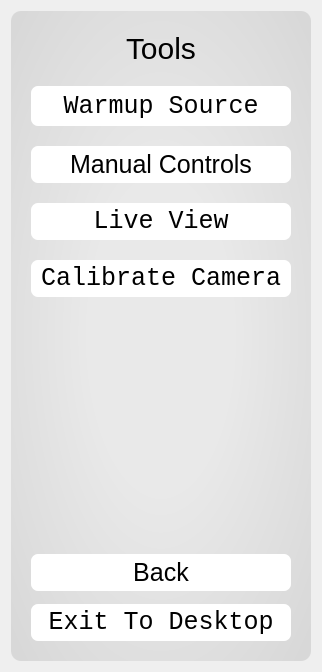
<?xml version="1.0" encoding="UTF-8"?>
<ui version="4.0">
 <class>MainScreenMenu</class>
 <widget class="QWidget" name="MainScreenMenu">
  <property name="geometry">
   <rect>
    <x>0</x>
    <y>0</y>
    <width>319</width>
    <height>668</height>
   </rect>
  </property>
  <property name="windowTitle">
   <string>Form</string>
  </property>
  <property name="styleSheet">
   <string notr="true">#widget_menu{
background-color: qradialgradient(spread:pad,cx: 0.5, cy: 0.5, radius: 2.3, fx: 0.5, fy: 0.5, stop:0.1 rgba(230, 230, 230, 150), stop:0.3 rgba(200,200,200, 150), stop:0.35 rgba(230,230,230, 150));
border-radius:10px;
}
QStackedWidget{
background-color: transparent;
}
QLabel{
font-family:&quot;Consolas&quot;;
font-size:30px;
}
QPushButton{
background-color: #ffffff;
border-style: outset;
border-width: 0px;
border-radius: 7px;
padding: 4px;
font-size:25px;
font-family:&quot;Consolas&quot;;
}
QPushButton:hover{
background-color: #dddddd;
}
QPushButton:pressed{
background-color: qradialgradient(spread:pad,cx: 0.5, cy: 0.5, radius: 2, fx: 0.5, fy: 0.5, stop:0.1 rgba(193, 222, 245, 255), stop:0.4 rgba(107, 148, 181, 255), stop:0.45 rgba(193, 222, 245, 255));
}
QPushButton:checked{
background-color: qradialgradient(spread:pad,cx: 0.5, cy: 0.5, radius: 2, fx: 0.5, fy: 0.5, stop:0.1 rgba(193, 222, 245, 255), stop:0.4 rgba(107, 148, 181, 255), stop:0.45 rgba(193, 222, 245, 255));
}</string>
  </property>
  <layout class="QVBoxLayout" name="verticalLayout_3">
   <item>
    <widget class="QWidget" name="widget_menu" native="true">
     <property name="minimumSize">
      <size>
       <width>0</width>
       <height>650</height>
      </size>
     </property>
     <property name="maximumSize">
      <size>
       <width>16777215</width>
       <height>650</height>
      </size>
     </property>
     <layout class="QVBoxLayout" name="verticalLayout_6">
      <property name="spacing">
       <number>0</number>
      </property>
      <property name="leftMargin">
       <number>0</number>
      </property>
      <property name="topMargin">
       <number>0</number>
      </property>
      <property name="rightMargin">
       <number>0</number>
      </property>
      <property name="bottomMargin">
       <number>0</number>
      </property>
      <item>
       <widget class="QStackedWidget" name="stackedWidget_menu">
        <property name="minimumSize">
         <size>
          <width>300</width>
          <height>600</height>
         </size>
        </property>
        <property name="maximumSize">
         <size>
          <width>300</width>
          <height>600</height>
         </size>
        </property>
        <property name="styleSheet">
         <string notr="true"/>
        </property>
        <property name="currentIndex">
         <number>3</number>
        </property>
        <widget class="QWidget" name="page_login">
         <layout class="QVBoxLayout" name="verticalLayout_2">
          <property name="spacing">
           <number>20</number>
          </property>
          <property name="leftMargin">
           <number>20</number>
          </property>
          <property name="topMargin">
           <number>20</number>
          </property>
          <property name="rightMargin">
           <number>20</number>
          </property>
          <property name="bottomMargin">
           <number>20</number>
          </property>
          <item>
           <widget class="QLabel" name="label_login">
            <property name="styleSheet">
             <string notr="true">background-color:rgba(0,0,0,0);</string>
            </property>
            <property name="text">
             <string>Login</string>
            </property>
            <property name="alignment">
             <set>Qt::AlignCenter</set>
            </property>
           </widget>
          </item>
          <item>
           <widget class="QPushButton" name="pushButton_login">
            <property name="font">
             <font>
              <family>Consolas</family>
              <pointsize>-1</pointsize>
             </font>
            </property>
            <property name="focusPolicy">
             <enum>Qt::NoFocus</enum>
            </property>
            <property name="text">
             <string>Select User</string>
            </property>
            <property name="flat">
             <bool>false</bool>
            </property>
           </widget>
          </item>
          <item>
           <spacer name="verticalSpacer_5">
            <property name="orientation">
             <enum>Qt::Vertical</enum>
            </property>
            <property name="sizeHint" stdset="0">
             <size>
              <width>20</width>
              <height>387</height>
             </size>
            </property>
           </spacer>
          </item>
          <item>
           <widget class="QPushButton" name="pushButton_login_back">
            <property name="font">
             <font>
              <family>Consolas</family>
              <pointsize>-1</pointsize>
             </font>
            </property>
            <property name="focusPolicy">
             <enum>Qt::NoFocus</enum>
            </property>
            <property name="text">
             <string>Back</string>
            </property>
           </widget>
          </item>
         </layout>
        </widget>
        <widget class="QWidget" name="page_main_menu">
         <layout class="QVBoxLayout" name="verticalLayout_4">
          <property name="spacing">
           <number>20</number>
          </property>
          <property name="leftMargin">
           <number>20</number>
          </property>
          <property name="topMargin">
           <number>20</number>
          </property>
          <property name="rightMargin">
           <number>20</number>
          </property>
          <property name="bottomMargin">
           <number>20</number>
          </property>
          <item>
           <widget class="QLabel" name="label_main">
            <property name="sizePolicy">
             <sizepolicy hsizetype="Minimum" vsizetype="Maximum">
              <horstretch>0</horstretch>
              <verstretch>0</verstretch>
             </sizepolicy>
            </property>
            <property name="text">
             <string>Main</string>
            </property>
            <property name="alignment">
             <set>Qt::AlignCenter</set>
            </property>
           </widget>
          </item>
          <item>
           <widget class="QPushButton" name="pushButton_recipe_menu">
            <property name="sizePolicy">
             <sizepolicy hsizetype="Minimum" vsizetype="Minimum">
              <horstretch>0</horstretch>
              <verstretch>0</verstretch>
             </sizepolicy>
            </property>
            <property name="minimumSize">
             <size>
              <width>0</width>
              <height>40</height>
             </size>
            </property>
            <property name="font">
             <font>
              <family>Consolas</family>
              <pointsize>-1</pointsize>
             </font>
            </property>
            <property name="focusPolicy">
             <enum>Qt::NoFocus</enum>
            </property>
            <property name="text">
             <string>Recipes</string>
            </property>
            <property name="flat">
             <bool>false</bool>
            </property>
           </widget>
          </item>
          <item>
           <widget class="QPushButton" name="pushButton_tools">
            <property name="minimumSize">
             <size>
              <width>0</width>
              <height>40</height>
             </size>
            </property>
            <property name="font">
             <font>
              <family>Consolas</family>
              <pointsize>-1</pointsize>
             </font>
            </property>
            <property name="focusPolicy">
             <enum>Qt::NoFocus</enum>
            </property>
            <property name="text">
             <string>Tools</string>
            </property>
           </widget>
          </item>
          <item>
           <widget class="QPushButton" name="pushButton_settings">
            <property name="text">
             <string>Settings</string>
            </property>
           </widget>
          </item>
          <item>
           <spacer name="verticalSpacer">
            <property name="orientation">
             <enum>Qt::Vertical</enum>
            </property>
            <property name="sizeHint" stdset="0">
             <size>
              <width>20</width>
              <height>40</height>
             </size>
            </property>
           </spacer>
          </item>
          <item>
           <widget class="QPushButton" name="pushButton_logout">
            <property name="font">
             <font>
              <family>Consolas</family>
              <pointsize>-1</pointsize>
             </font>
            </property>
            <property name="focusPolicy">
             <enum>Qt::NoFocus</enum>
            </property>
            <property name="text">
             <string>Logout</string>
            </property>
           </widget>
          </item>
         </layout>
        </widget>
        <widget class="QWidget" name="page_recipes">
         <layout class="QVBoxLayout" name="verticalLayout_5">
          <property name="spacing">
           <number>20</number>
          </property>
          <property name="leftMargin">
           <number>20</number>
          </property>
          <property name="topMargin">
           <number>20</number>
          </property>
          <property name="rightMargin">
           <number>20</number>
          </property>
          <property name="bottomMargin">
           <number>20</number>
          </property>
          <item>
           <widget class="QLabel" name="label_recipe">
            <property name="sizePolicy">
             <sizepolicy hsizetype="Minimum" vsizetype="Maximum">
              <horstretch>0</horstretch>
              <verstretch>0</verstretch>
             </sizepolicy>
            </property>
            <property name="text">
             <string>Recipes</string>
            </property>
            <property name="alignment">
             <set>Qt::AlignCenter</set>
            </property>
           </widget>
          </item>
          <item>
           <widget class="QPushButton" name="pushButton_add_recipe">
            <property name="enabled">
             <bool>false</bool>
            </property>
            <property name="minimumSize">
             <size>
              <width>0</width>
              <height>40</height>
             </size>
            </property>
            <property name="font">
             <font>
              <family>Consolas</family>
              <pointsize>-1</pointsize>
             </font>
            </property>
            <property name="focusPolicy">
             <enum>Qt::NoFocus</enum>
            </property>
            <property name="text">
             <string>Add Recipe</string>
            </property>
           </widget>
          </item>
          <item>
           <widget class="QPushButton" name="pushButton_recipe_settings">
            <property name="font">
             <font>
              <family>Consolas</family>
              <pointsize>-1</pointsize>
             </font>
            </property>
            <property name="focusPolicy">
             <enum>Qt::NoFocus</enum>
            </property>
            <property name="text">
             <string>Recipe Settings</string>
            </property>
           </widget>
          </item>
          <item>
           <spacer name="verticalSpacer_2">
            <property name="orientation">
             <enum>Qt::Vertical</enum>
            </property>
            <property name="sizeHint" stdset="0">
             <size>
              <width>20</width>
              <height>40</height>
             </size>
            </property>
           </spacer>
          </item>
          <item>
           <widget class="QPushButton" name="pushButton_recipe_back">
            <property name="focusPolicy">
             <enum>Qt::NoFocus</enum>
            </property>
            <property name="text">
             <string>Back</string>
            </property>
           </widget>
          </item>
         </layout>
        </widget>
        <widget class="QWidget" name="page_tools">
         <layout class="QVBoxLayout" name="verticalLayout">
          <property name="spacing">
           <number>20</number>
          </property>
          <property name="leftMargin">
           <number>20</number>
          </property>
          <property name="topMargin">
           <number>20</number>
          </property>
          <property name="rightMargin">
           <number>20</number>
          </property>
          <property name="bottomMargin">
           <number>20</number>
          </property>
          <item>
           <widget class="QLabel" name="label_tools">
            <property name="sizePolicy">
             <sizepolicy hsizetype="Minimum" vsizetype="Maximum">
              <horstretch>0</horstretch>
              <verstretch>0</verstretch>
             </sizepolicy>
            </property>
            <property name="text">
             <string>Tools</string>
            </property>
            <property name="alignment">
             <set>Qt::AlignCenter</set>
            </property>
           </widget>
          </item>
          <item>
           <widget class="QPushButton" name="pushButton_warmup">
            <property name="minimumSize">
             <size>
              <width>0</width>
              <height>40</height>
             </size>
            </property>
            <property name="font">
             <font>
              <family>Consolas</family>
              <pointsize>-1</pointsize>
             </font>
            </property>
            <property name="focusPolicy">
             <enum>Qt::NoFocus</enum>
            </property>
            <property name="text">
             <string>Warmup Source</string>
            </property>
           </widget>
          </item>
          <item>
           <widget class="QPushButton" name="pushButton_manual_controls">
            <property name="text">
             <string>Manual Controls</string>
            </property>
           </widget>
          </item>
          <item>
           <widget class="QPushButton" name="pushButton_live_view">
            <property name="enabled">
             <bool>true</bool>
            </property>
            <property name="font">
             <font>
              <family>Consolas</family>
              <pointsize>-1</pointsize>
             </font>
            </property>
            <property name="focusPolicy">
             <enum>Qt::NoFocus</enum>
            </property>
            <property name="text">
             <string>Live View</string>
            </property>
           </widget>
          </item>
          <item>
           <widget class="QPushButton" name="pushButton_calibrate">
            <property name="font">
             <font>
              <family>Consolas</family>
              <pointsize>-1</pointsize>
             </font>
            </property>
            <property name="focusPolicy">
             <enum>Qt::NoFocus</enum>
            </property>
            <property name="text">
             <string>Calibrate Camera</string>
            </property>
           </widget>
          </item>
          <item>
           <spacer name="verticalSpacer_4">
            <property name="orientation">
             <enum>Qt::Vertical</enum>
            </property>
            <property name="sizeType">
             <enum>QSizePolicy::Expanding</enum>
            </property>
            <property name="sizeHint" stdset="0">
             <size>
              <width>20</width>
              <height>40</height>
             </size>
            </property>
           </spacer>
          </item>
          <item>
           <widget class="QPushButton" name="pushButton_tools_back">
            <property name="focusPolicy">
             <enum>Qt::NoFocus</enum>
            </property>
            <property name="text">
             <string>Back</string>
            </property>
           </widget>
          </item>
         </layout>
        </widget>
        <widget class="QWidget" name="page_settings">
         <layout class="QVBoxLayout" name="verticalLayout_7">
          <property name="spacing">
           <number>20</number>
          </property>
          <property name="leftMargin">
           <number>20</number>
          </property>
          <property name="topMargin">
           <number>20</number>
          </property>
          <property name="rightMargin">
           <number>20</number>
          </property>
          <property name="bottomMargin">
           <number>20</number>
          </property>
          <item>
           <widget class="QLabel" name="label_settings">
            <property name="styleSheet">
             <string notr="true">background-color:rgba(0,0,0,0);</string>
            </property>
            <property name="text">
             <string>Settings</string>
            </property>
            <property name="alignment">
             <set>Qt::AlignCenter</set>
            </property>
           </widget>
          </item>
          <item>
           <widget class="QPushButton" name="pushButton_hardware_settings">
            <property name="font">
             <font>
              <family>Consolas</family>
              <pointsize>-1</pointsize>
             </font>
            </property>
            <property name="focusPolicy">
             <enum>Qt::NoFocus</enum>
            </property>
            <property name="text">
             <string> Hardware Settings</string>
            </property>
           </widget>
          </item>
          <item>
           <widget class="QPushButton" name="pushButton_preferences">
            <property name="minimumSize">
             <size>
              <width>0</width>
              <height>40</height>
             </size>
            </property>
            <property name="font">
             <font>
              <family>Consolas</family>
              <pointsize>-1</pointsize>
             </font>
            </property>
            <property name="focusPolicy">
             <enum>Qt::NoFocus</enum>
            </property>
            <property name="text">
             <string>Preferences</string>
            </property>
           </widget>
          </item>
          <item>
           <widget class="QPushButton" name="pushButton_user_settings">
            <property name="focusPolicy">
             <enum>Qt::NoFocus</enum>
            </property>
            <property name="text">
             <string>User Settings</string>
            </property>
           </widget>
          </item>
          <item>
           <widget class="QPushButton" name="pushButton_permissions">
            <property name="text">
             <string>User Permissions</string>
            </property>
           </widget>
          </item>
          <item>
           <widget class="QPushButton" name="pushButton_about">
            <property name="text">
             <string>About</string>
            </property>
           </widget>
          </item>
          <item>
           <spacer name="verticalSpacer_3">
            <property name="orientation">
             <enum>Qt::Vertical</enum>
            </property>
            <property name="sizeHint" stdset="0">
             <size>
              <width>20</width>
              <height>40</height>
             </size>
            </property>
           </spacer>
          </item>
          <item>
           <widget class="QPushButton" name="pushButton_settings_back">
            <property name="focusPolicy">
             <enum>Qt::NoFocus</enum>
            </property>
            <property name="text">
             <string>Back</string>
            </property>
           </widget>
          </item>
         </layout>
        </widget>
       </widget>
      </item>
      <item>
       <widget class="QWidget" name="widget" native="true">
        <layout class="QHBoxLayout" name="horizontalLayout">
         <property name="spacing">
          <number>20</number>
         </property>
         <property name="leftMargin">
          <number>20</number>
         </property>
         <property name="topMargin">
          <number>20</number>
         </property>
         <property name="rightMargin">
          <number>20</number>
         </property>
         <property name="bottomMargin">
          <number>20</number>
         </property>
         <item>
          <widget class="QPushButton" name="pushButton_exit">
           <property name="minimumSize">
            <size>
             <width>0</width>
             <height>0</height>
            </size>
           </property>
           <property name="maximumSize">
            <size>
             <width>16777215</width>
             <height>16777215</height>
            </size>
           </property>
           <property name="font">
            <font>
             <family>Consolas</family>
             <pointsize>-1</pointsize>
            </font>
           </property>
           <property name="focusPolicy">
            <enum>Qt::NoFocus</enum>
           </property>
           <property name="text">
            <string>Exit To Desktop</string>
           </property>
          </widget>
         </item>
        </layout>
       </widget>
      </item>
     </layout>
    </widget>
   </item>
  </layout>
 </widget>
 <resources/>
 <connections/>
</ui>
